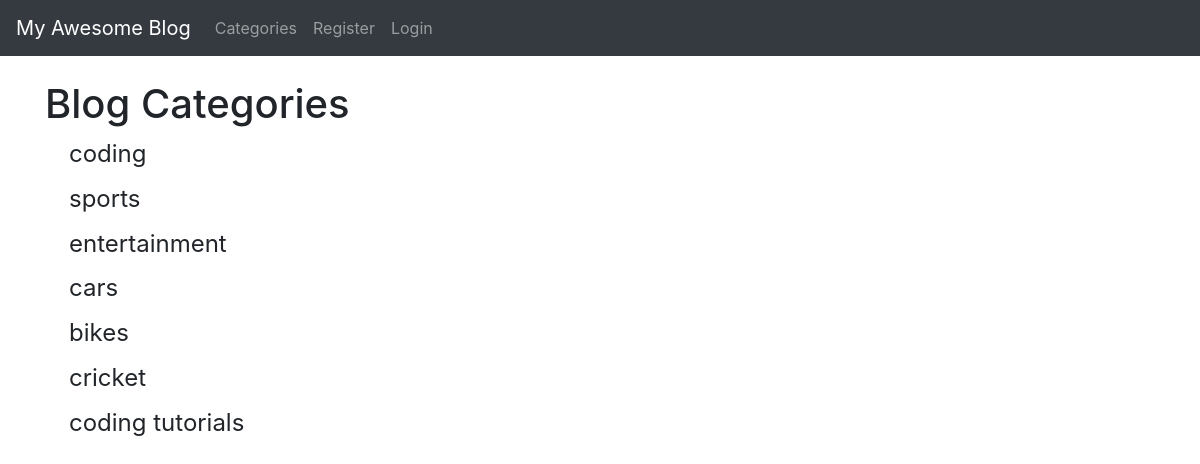
The page /category-list/ on the database its author committed.
### theblog/models.py (models this page shows, shortened)
class Category(models.Model):
    name = models.CharField(max_length=255)
    def __str__(self):
        return self.name

### theblog/views.py (the view)
# urls.py: path('category-list/',CategoryListView, name='category-list'),
def CategoryListView(request):
    cat_list = Category.objects.all()
    return render(request, 'categories_list.html', {'cat_list': cat_list})

### theblog/templates/categories_list.html (shortened to what this page needs)
<!DOCTYPE html>
{% extends 'base.html' %}
    {% block content %}
    <h1>Blog Categories</h1>
    {% for item in cat_list %}
        <h4><a class="dropdown-item" href="{% url 'category'  item|slugify %}">
            {{ item }}</a>
        </h4>
    {% endfor %}
    {% endblock %}

### rows shown on the page
Category: name "coding"
Category: name "sports"
Category: name "entertainment"
Category: name "cars"
Category: name "bikes"
Category: name "cricket"
Category: name "coding tutorials"
